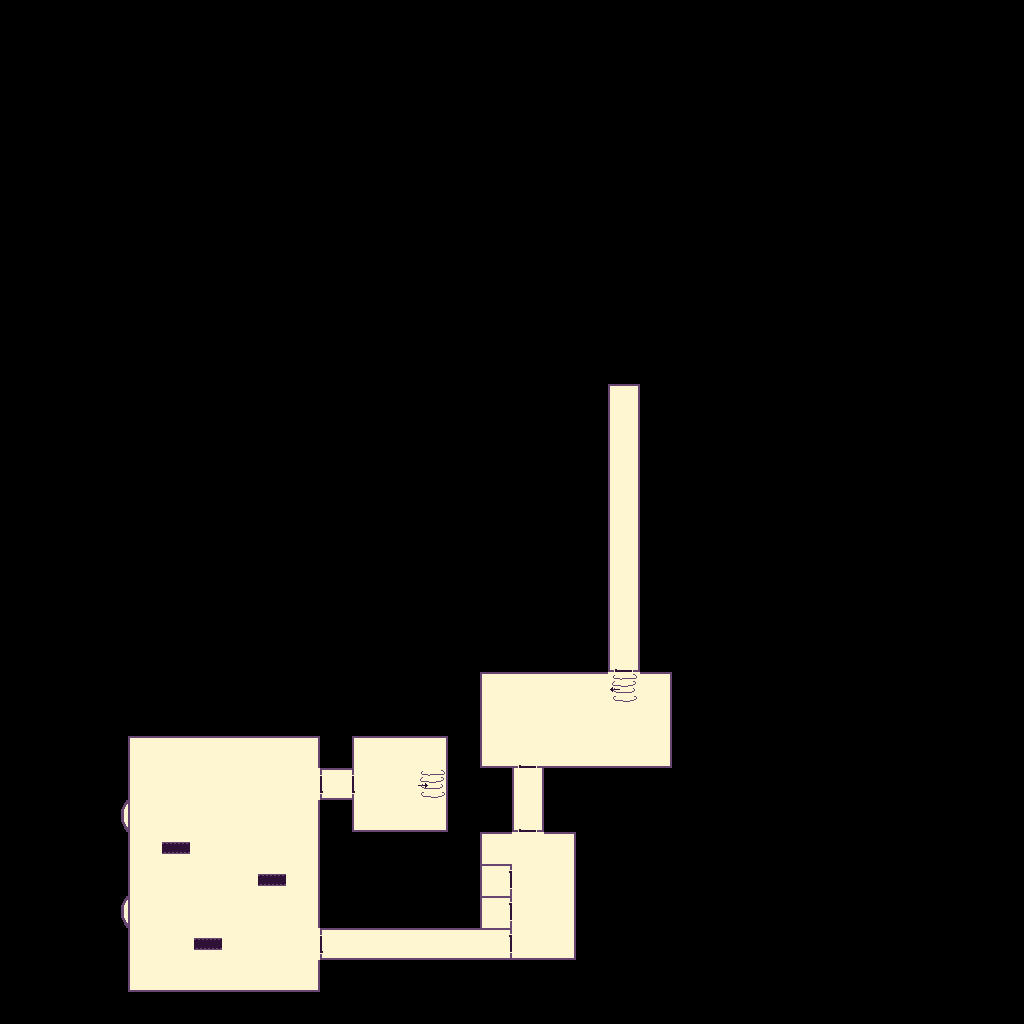

The image is a tile-based game level rendered from a .tmx file. Its description and source (layers, tilesets, objects; grid data summarised) follow:
An orthogonal 32x32 tile map with 32x32 px tiles, 4 tile layers (prototype1, dungeon1, modifications, modifications 2), 7 hidden layers not drawn and 78 objects (27x Path, 18x Style, 12x Custom, 9x Region, 6x Door, ...).

<map version="1.10" tiledversion="1.11.2" orientation="orthogonal" renderorder="right-down" width="32" height="32" tilewidth="32" tileheight="32" infinite="0" nextlayerid="54" nextobjectid="142">
 <tileset firstgid="1" source="Mapping.tsx" />
 <group id="47" name="ElevatorAnomalyPart1">
  <properties>
   <property name="Elevation" type="int" value="2" />
   <property name="Imported" type="bool" value="true" />
  </properties>
  <layer id="48" name="prototype1" width="32" height="32">
   <data>[1024 cells, 104 non-empty, 1 distinct tile ids]</data>
  </layer>
  <layer id="49" name="dungeon1" width="32" height="32">
   <properties>
    <property name="Elevation" type="int" value="2" />
    <property name="Imported" type="bool" value="true" />
   </properties>
   <data>[1024 cells, 104 non-empty, 12 distinct tile ids]</data>
  </layer>
  <layer id="50" name="modifications1_auto" width="32" height="32" visible="0">
   <properties>
    <property name="Elevation" type="int" value="2" />
   </properties>
   <data>[1024 cells, 75 non-empty, 8 distinct tile ids]</data>
  </layer>
  <layer id="51" name="modifications" width="32" height="32">
   <properties>
    <property name="Elevation" type="int" value="2" />
    <property name="Imported" type="bool" value="true" />
   </properties>
   <data>[1024 cells, 11 non-empty, 5 distinct tile ids]</data>
  </layer>
  <layer id="52" name="modifications 2" width="32" height="32">
   <properties>
    <property name="Elevation" type="int" value="2" />
    <property name="Imported" type="bool" value="true" />
   </properties>
   <data>[1024 cells, 8 non-empty, 3 distinct tile ids]</data>
  </layer>
  <objectgroup id="53" name="detatails1">
   <properties>
    <property name="Elevation" type="int" value="2" />
    <property name="Imported" type="bool" value="true" />
   </properties>
   <object id="126" type="Style" x="92" y="762.416" width="232" height="237.167">
    <properties>
     <property name="Style" value="LunchRoom" />
    </properties>
   </object>
   <object id="127" type="Style" x="127.333" y="730.333" width="164" height="42">
    <properties>
     <property name="Style" value="Kitchen" />
    </properties>
   </object>
   <object id="128" type="Style" x="604.333" y="632.667" width="40.6667" height="42.6667">
    <properties>
     <property name="Style" value="AnomalyElevator" />
    </properties>
   </object>
   <object id="129" type="Style" x="474.667" y="822" width="107.333" height="146.667">
    <properties>
     <property name="Style" value="Bathroom" />
    </properties>
   </object>
   <object id="130" name="Managed Door" type="Door" x="621.364" y="661.727">
    <properties>
     <property name="InteractionDirection" propertytype="Direction" value="West" />
     <property name="Managed" type="bool" value="true" />
    </properties>
    <point />
   </object>
   <object id="131" name="Loop Exit" type="Teleporter" x="435" y="787">
    <properties>
     <property name="Wormhole" type="int" value="2" />
    </properties>
    <point />
   </object>
   <object id="132" name="Loop Entry" type="Teleporter" x="624.667" y="690.333">
    <properties>
     <property name="Direction" propertytype="Direction" value="North" />
     <property name="Wormhole" type="int" value="1" />
    </properties>
    <point />
   </object>
   <object id="134" name="Automatic Doors Area" type="Custom" x="474.091" y="379.409" width="204.364" height="381.576">
    <properties>
     <property name="AreaId" type="int" value="5" />
     <property name="Id" value="AutomaticDoors" />
     <property name="OpenForEnemy" type="bool" value="true" />
    </properties>
   </object>
   <object id="135" name="Path: Anomaly No Elevator" type="Path" x="627.5" y="651.25">
    <properties>
     <property name="EnemyId" value="Manager" />
     <property name="PathLoop" type="int" value="1003" />
     <property name="Rank" type="int" value="1" />
    </properties>
    <point />
   </object>
   <object id="136" name="Path: Anomaly No Elevator" type="Path" x="526.125" y="943.875">
    <properties>
     <property name="EnemyId" value="Manager" />
     <property name="PathLoop" type="int" value="1003" />
     <property name="Rank" type="int" value="3" />
    </properties>
    <point />
   </object>
   <object id="137" name="Path: Anomaly No Elevator" type="Path" x="300.5" y="944.625">
    <properties>
     <property name="EnemyId" value="Manager" />
     <property name="PathLoop" type="int" value="1003" />
     <property name="Rank" type="int" value="4" />
    </properties>
    <point />
   </object>
   <object id="138" name="Path: Anomaly No Elevator" type="Path" x="306.375" y="784.625">
    <properties>
     <property name="EnemyId" value="Manager" />
     <property name="PathLoop" type="int" value="1003" />
     <property name="Rank" type="int" value="5" />
    </properties>
    <point />
   </object>
   <object id="139" name="Path: Anomaly No Elevator" type="Path" x="431.375" y="786.375">
    <properties>
     <property name="EnemyId" value="Manager" />
     <property name="PathLoop" type="int" value="1003" />
     <property name="Rank" type="int" value="6" />
    </properties>
    <point />
   </object>
   <object id="141" name="Path: Anomaly No Elevator" type="Path" x="529.375" y="753">
    <properties>
     <property name="EnemyId" value="Manager" />
     <property name="PathLoop" type="int" value="1003" />
     <property name="Rank" type="int" value="2" />
    </properties>
    <point />
   </object>
  </objectgroup>
 </group>
 <group id="2" name="Office" visible="0">
  <properties>
   <property name="Imported" type="bool" value="true" />
  </properties>
  <layer id="1" name="prototype0" width="32" height="32">
   <properties>
    <property name="Elevation" type="int" value="0" />
    <property name="Imported" type="bool" value="false" />
   </properties>
   <data>[1024 cells, 374 non-empty, 1 distinct tile ids]</data>
  </layer>
  <layer id="3" name="dungeon0" width="32" height="32">
   <properties>
    <property name="Elevation" type="int" value="0" />
    <property name="Imported" type="bool" value="true" />
   </properties>
   <data>[1024 cells, 374 non-empty, 12 distinct tile ids]</data>
  </layer>
  <layer id="35" name="modifications0_auto" width="32" height="32" visible="0">
   <properties>
    <property name="Elevation" type="int" value="0" />
    <property name="Imported" type="bool" value="false" />
   </properties>
   <data>[1024 cells, 140 non-empty, 7 distinct tile ids]</data>
  </layer>
  <layer id="23" name="modifications" width="32" height="32">
   <properties>
    <property name="Elevation" type="int" value="0" />
    <property name="Imported" type="bool" value="true" />
   </properties>
   <data>[1024 cells, 95 non-empty, 24 distinct tile ids]</data>
  </layer>
  <layer id="24" name="modifications 2" width="32" height="32">
   <properties>
    <property name="Elevation" type="int" value="0" />
    <property name="Imported" type="bool" value="true" />
   </properties>
   <data>[1024 cells, 35 non-empty, 7 distinct tile ids]</data>
  </layer>
  <layer id="25" name="modifications 3" width="32" height="32">
   <properties>
    <property name="Elevation" type="int" value="0" />
    <property name="Imported" type="bool" value="true" />
   </properties>
   <data>[1024 cells, 31 non-empty, 5 distinct tile ids]</data>
  </layer>
  <objectgroup id="22" name="details0">
   <properties>
    <property name="Elevation" type="int" value="0" />
    <property name="Imported" type="bool" value="true" />
   </properties>
   <object id="59" type="Style" x="345.667" y="686.667" width="205.333" height="153.333">
    <properties>
     <property name="Style" value="Cubicle" />
    </properties>
   </object>
   </objectgroup>
 </group>
</map>
<!-- 63 of 78 objects omitted -->
